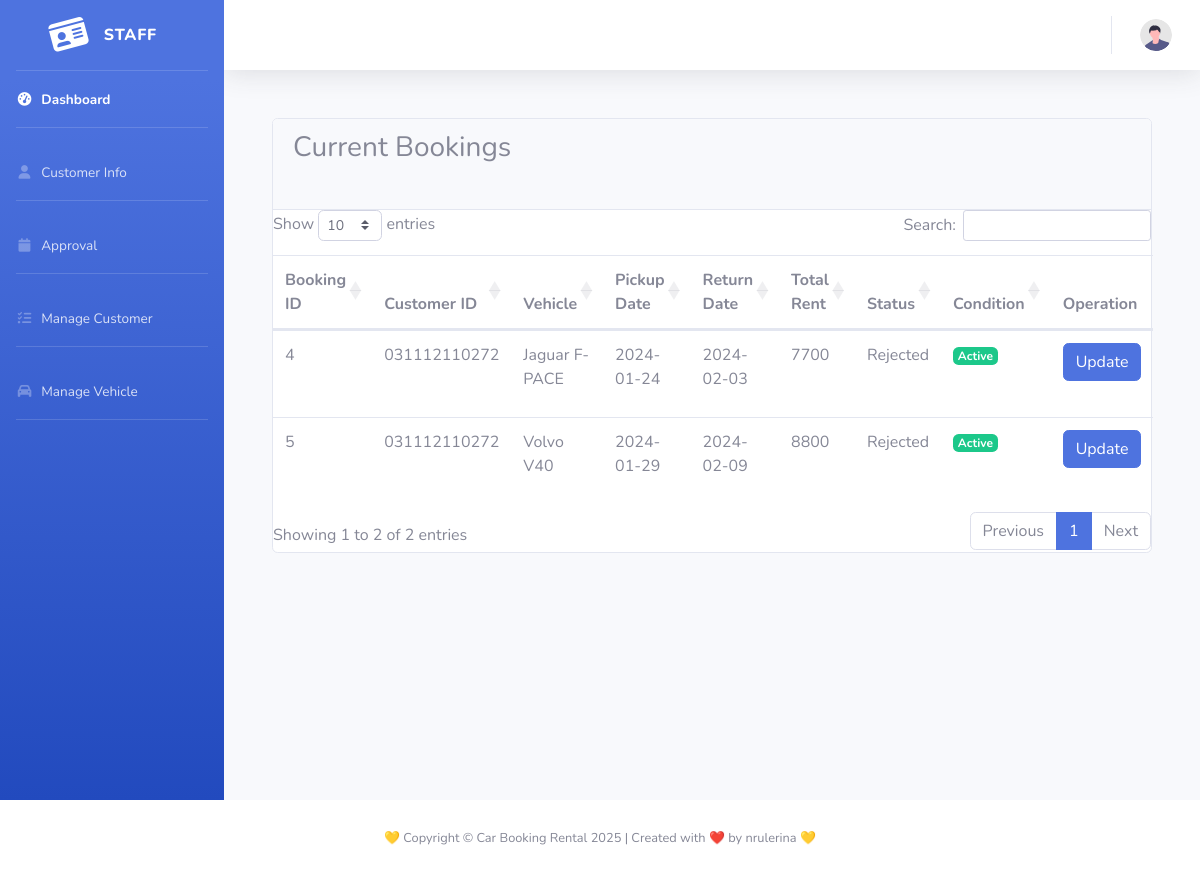
The page /rental/staffmanage.php (signed in) on the database its author committed.
### tables this page shows
CREATE TABLE `tb_booking` (
  `b_id` int(10) NOT NULL,
  `b_ic` varchar(15) NOT NULL,
  `b_req` varchar(10) NOT NULL,
  `b_pdate` date NOT NULL,
  `b_rdate` date NOT NULL,
  `b_total` float NOT NULL,
  `b_status` int(2) NOT NULL,
  `b_cond` varchar(10) DEFAULT 'active'
);

CREATE TABLE `tb_vehicle` (
  `v_req` varchar(10) NOT NULL,
  `v_model` varchar(50) NOT NULL,
  `v_type` varchar(20) NOT NULL,
  `v_color` varchar(20) DEFAULT NULL,
  `v_price` float NOT NULL,
  `v_status` enum('active','inactive') DEFAULT 'active'
);

CREATE TABLE `tb_status` (
  `s_id` int(2) NOT NULL,
  `s_desc` varchar(20) NOT NULL
);

### rental/staffmanage.php (the view, shortened to what this page needs)
<?php
  include('dbconnect.php');
  $sql = "SELECT * FROM tb_booking
          LEFT JOIN tb_vehicle ON tb_booking.b_req=tb_vehicle.v_req
          LEFT JOIN tb_status ON tb_booking.b_status=tb_status.s_id
          WHERE b_status!='1' ";
  $result = mysqli_query($con, $sql);
?>
<!DOCTYPE html>
<html lang="en">
<head>
  <link rel="stylesheet" href="https://maxcdn.bootstrapcdn.com/bootstrap/4.0.0/css/bootstrap.min.css">
  <link rel="stylesheet" href="https://cdn.datatables.net/1.10.25/css/dataTables.bootstrap4.min.css">
</head>
<body>
  <div id="wrapper">
    <?php include 'sidebar2.php'; ?>
    <div id="content-wrapper" class="d-flex flex-column">
      <?php include 'topbar2.php'; ?>
      <div class="container-fluid">
        <div class=container>
          <br>
          <br>
           <div class="card card-position">
              <div class="card-header">
               <h3>Current Bookings</h3><br>
            </div>
            <table id="bookingTable" class="table table-hover">
              <thead>
                <tr>
                  <th scope="col">Booking ID</th>
                  <th scope="col">Customer ID</th>
                  <th scope="col">Vehicle</th>
                  <th scope="col">Pickup Date</th>
                  <th scope="col">Return Date</th>
                  <th scope="col">Total Rent</th>
                  <th scope="col">Status</th>
                  <th scope="col">Condition</th>
                  <th scope="col">Operation</th>
                </tr>
              </thead>
              <tbody>
                <?php
                while ($row = mysqli_fetch_array($result)) {
                  echo "<tr>";
                  echo " <td>" . $row['b_id'] . "</td>";
                  echo " <td>" . $row['b_ic'] . "</td>";
                  echo " <td>" . $row['v_model'] . "</td>";
                  echo " <td>" . $row['b_pdate'] . "</td>";
                  echo " <td>" . $row['b_rdate'] . "</td>";
                  echo " <td>" . $row['b_total'] . "</td>";
                  echo " <td>" . $row['s_desc'] . "</td>";
                   echo " <td>";
    if ($row['b_cond'] == 'deleted') {
        echo '<span class="badge badge-danger">Deleted</span>';
    } else
        echo '<span class="badge badge-success">Active</span>';
    echo "</td>";
 echo " <td>";
if ($row['b_cond'] != 'deleted') {
    echo "<a href='staffapprovaldetails.php?id=" . $row['b_id'] . "' class='btn btn-primary'>Update</a>&nbsp;";
} else {
    echo "<button class='btn btn-secondary' disabled>Deleted</button>";
}
  echo " </td>";
                  echo "</tr>";
                }
                ?>
              </tbody>
            </table>
          </div>
        </div>
      </div>
    </div>
  </div>
  <?php
  include 'footer.php';
  ?>
</body>
</html>

### rows shown on the page
tb_booking: b_id "4", b_ic "031112110272", b_req.v_model "Jaguar F-PACE", b_pdate "2024-01-24", b_rdate "2024-02-03", b_total "7700", b_status.s_desc "Rejected", b_cond "Active"
tb_booking: b_id "5", b_ic "031112110272", b_req.v_model "Volvo V40", b_pdate "2024-01-29", b_rdate "2024-02-09", b_total "8800", b_status.s_desc "Rejected", b_cond "Active"
